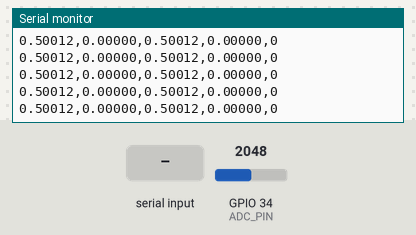
The sketch below on a simulated ESP32. On the bench: the last lines printed to the serial monitor. The test bench sets the inputs (shaded band); at power-on: GPIO 34 (ADC_PIN) = 2048 (analog values on the 0–4095 scale).

Above: at 1.2 s.
1.3 s: GPIO 34 (ADC_PIN) set to 2866
At 1.5 s:
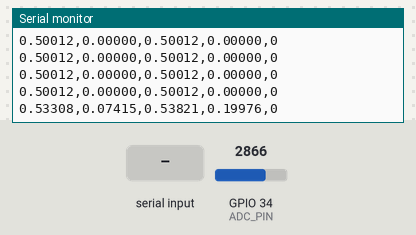
2.8 s: "1" received over Serial
At 3.29 s:
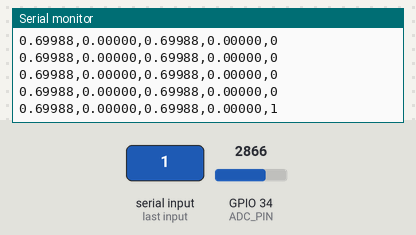
4.3 s: GPIO 34 (ADC_PIN) set to 3603
At 4.4 s:
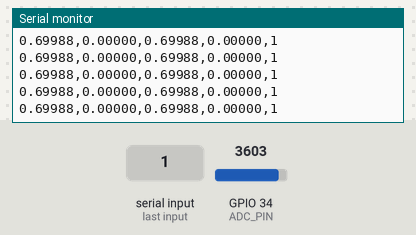
5.8 s: "0" received over Serial
At 6.4 s:
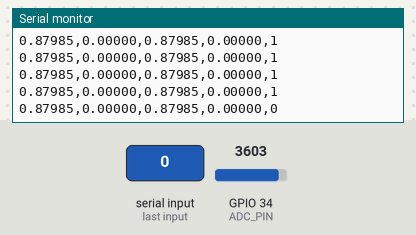
Timing chart, 0 to 8.3 s (numbered marks = the images above; inputs shaded):
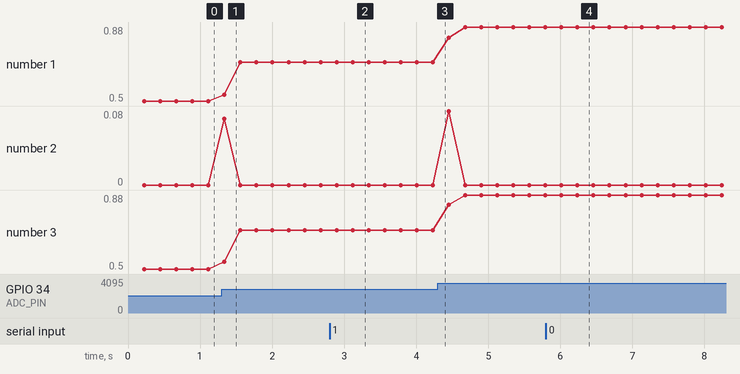

Measured:
- after the input at 1.3 s, the serial monitor: prints a new line at once (image 1)
- after the input at 2.8 s, the serial monitor: prints a new line after 0.32 s (image 2)
- after the input at 5.8 s, the serial monitor: prints a new line after 0.44 s (image 4)
- plotted number 1: 0.5 → 0.7 after the input at 1.3 s, 0.7 → 0.88 after the input at 4.3 s
- plotted number 3: 0.5 → 0.7 after the input at 1.3 s, 0.7 → 0.88 after the input at 4.3 s

The sketch:

parte2.ino
```cpp
// Guilherme Paes Camargo | RM555166
// Icaro Albuquerque | RM555131
// Murillo Santanna | RM557183
// Cicero Serafim | RM556996
// Eduardo Miguel | RM555871

#include <Arduino.h>
#include <math.h>

constexpr int ADC_PIN = 34;
constexpr int FS_HZ  = 1000;
constexpr int WIN_MS = 200;
constexpr int N = FS_HZ * WIN_MS / 1000;
static float buf[N];

inline float adc_to_unit(int raw){ return raw / 4095.0f; }

void calc_all(const float *x, int n, float &mean, float &stddev, float &rms, float &ptp){
  double sum=0.0, sumsq=0.0;
  float xmin=x[0], xmax=x[0];
  for(int i=0;i<n;++i){
    float v = x[i];
    sum += v;
    sumsq += (double)v*v;
    if(v<xmin) xmin=v;
    if(v>xmax) xmax=v;
  }
  mean = sum/n;
  stddev = sqrt(max(0.0, sumsq/n - (double)mean*mean));
  rms = sqrt(sumsq / n);
  ptp = xmax - xmin;
}

void collect_window(float *dst, int n, int fs_hz){
  const uint32_t Ts_us = 1000000UL / fs_hz;
  for(int i=0;i<n;++i){
    dst[i] = adc_to_unit(analogRead(ADC_PIN));
    delayMicroseconds(Ts_us);
  }
}

int label_current = 0;

void setup(){
  Serial.begin(115200);
  analogReadResolution(12);
  analogSetPinAttenuation(ADC_PIN, ADC_11db);
  Serial.println("mean,std,rms,ptp,label");
  Serial.println("# digite 0 ou 1 no Serial para trocar o rótulo");
}

void loop(){
  while (Serial.available()){
    char c = Serial.read();
    if (c=='0') label_current = 0;
    if (c=='1') label_current = 1;
  }

  collect_window(buf, N, FS_HZ);

  float mean, stddev, rms, ptp;
  calc_all(buf, N, mean, stddev, rms, ptp);

  Serial.print(mean,5);  Serial.print(',');
  Serial.print(stddev,5);Serial.print(',');
  Serial.print(rms,5);   Serial.print(',');
  Serial.print(ptp,5);   Serial.print(',');
  Serial.println(label_current);
}
```

model_dt.c
```cpp
// Guilherme Paes Camargo | RM555166
// Icaro Albuquerque | RM555131
// Murillo Santanna | RM557183
// Cicero Serafim | RM556996
// Eduardo Miguel | RM555871

#include <string.h>
void score(double * input, double * output) {
    double var0[2];
    if (input[0] <= 0.5596950054168701) {
        if (input[3] <= 0.07973000034689903) {
            memcpy(var0, (double[]){1.0, 0.0}, 2 * sizeof(double));
        } else {
            if (input[3] <= 0.1634950041770935) {
                if (input[0] <= 0.3059450052678585) {
                    memcpy(var0, (double[]){1.0, 0.0}, 2 * sizeof(double));
                } else {
                    memcpy(var0, (double[]){0.0, 1.0}, 2 * sizeof(double));
                }
            } else {
                memcpy(var0, (double[]){1.0, 0.0}, 2 * sizeof(double));
            }
        }
    } else {
        if (input[2] <= 0.6169399917125702) {
            memcpy(var0, (double[]){0.0, 1.0}, 2 * sizeof(double));
        } else {
            memcpy(var0, (double[]){1.0, 0.0}, 2 * sizeof(double));
        }
    }
    memcpy(output, var0, 2 * sizeof(double));
}
```

model_svm.c
```cpp
// Guilherme Paes Camargo | RM555166
// Icaro Albuquerque | RM555131
// Murillo Santanna | RM557183
// Cicero Serafim | RM556996
// Eduardo Miguel | RM555871

double score(double * input) {
    return -1.029152420306134 + (0.55916 * input[0] + 0.03755 * input[1] + 0.56042 * input[2] + 0.16728 * input[3]) * -1.0 + (0.55709 * input[0] + 0.00416 * input[1] + 0.55711 * input[2] + 0.03687 * input[3]) * -1.0 + (0.55692 * input[0] + 0.00402 * input[1] + 0.55694 * input[2] + 0.03419 * input[3]) * -1.0 + (0.2528 * input[0] + 0.04312 * input[1] + 0.25645 * input[2] + 0.22027 * input[3]) * -0.17670697470925376 + (0.55725 * input[0] + 0.00536 * input[1] + 0.55727 * input[2] + 0.04347 * input[3]) * -1.0 + (0.55743 * input[0] + 0.00422 * input[1] + 0.55745 * input[2] + 0.0381 * input[3]) * -1.0 + (0.66171 * input[0] + 0.00632 * input[1] + 0.66174 * input[2] + 0.04835 * input[3]) * -1.0 + (0.55655 * input[0] + 0.00394 * input[1] + 0.55657 * input[2] + 0.03541 * input[3]) * -1.0 + (0.41534 * input[0] + 0.04671 * input[1] + 0.41796 * input[2] + 0.18437 * input[3]) * -1.0 + (0.55685 * input[0] + 0.00404 * input[1] + 0.55686 * input[2] + 0.04151 * input[3]) * -1.0 + (0.5572 * input[0] + 0.00471 * input[1] + 0.55722 * input[2] + 0.05055 * input[3]) * -1.0 + (0.55653 * input[0] + 0.00363 * input[1] + 0.55655 * input[2] + 0.03443 * input[3]) * -0.6304295088938757 + (0.55752 * input[0] + 0.00507 * input[1] + 0.55755 * input[2] + 0.04298 * input[3]) * -1.0 + (0.55757 * input[0] + 0.00407 * input[1] + 0.55758 * input[2] + 0.03223 * input[3]) * -0.1928635163968704 + (0.55726 * input[0] + 0.00354 * input[1] + 0.55727 * input[2] + 0.03346 * input[3]) * -1.0 + (0.55708 * input[0] + 0.00402 * input[1] + 0.55709 * input[2] + 0.03468 * input[3]) * -1.0 + (0.66064 * input[0] + 0.00639 * input[1] + 0.66067 * input[2] + 0.07082 * input[3]) * -1.0 + (0.66182 * input[0] + 0.00567 * input[1] + 0.66185 * input[2] + 0.03883 * input[3]) * -1.0 + (0.55681 * input[0] + 0.00391 * input[1] + 0.55683 * input[2] + 0.03565 * input[3]) * -1.0 + (0.55662 * input[0] + 0.00429 * input[1] + 0.55663 * input[2] + 0.0381 * input[3]) * -1.0 + (0.55188 * input[0] + 0.00977 * input[1] + 0.55196 * input[2] + 0.06276 * input[3]) * -1.0 + (0.57147 * input[0] + 0.00719 * input[1] + 0.57151 * input[2] + 0.04933 * input[3]) * 1.0 + (0.52708 * input[0] + 0.01488 * input[1] + 0.52729 * input[2] + 0.08303 * input[3]) * 1.0 + (0.57135 * input[0] + 0.00746 * input[1] + 0.57139 * input[2] + 0.05665 * input[3]) * 1.0 + (0.57147 * input[0] + 0.00852 * input[1] + 0.57153 * input[2] + 0.0652 * input[3]) * 1.0 + (0.5717 * input[0] + 0.00878 * input[1] + 0.57177 * input[2] + 0.05446 * input[3]) * 1.0 + (0.57162 * input[0] + 0.00821 * input[1] + 0.57168 * input[2] + 0.0525 * input[3]) * 1.0 + (0.56023 * input[0] + 0.0107 * input[1] + 0.56033 * input[2] + 0.05763 * input[3]) * 1.0 + (0.5711 * input[0] + 0.00766 * input[1] + 0.57115 * input[2] + 0.04567 * input[3]) * 1.0 + (0.57314 * input[0] + 0.00865 * input[1] + 0.57321 * input[2] + 0.06593 * input[3]) * 1.0 + (0.57147 * input[0] + 0.00809 * input[1] + 0.57153 * input[2] + 0.05617 * input[3]) * 1.0 + (0.57203 * input[0] + 0.00835 * input[1] + 0.57209 * input[2] + 0.04371 * input[3]) * 1.0 + (0.57255 * input[0] + 0.00801 * input[1] + 0.57261 * input[2] + 0.05739 * input[3]) * 1.0 + (0.57149 * input[0] + 0.00603 * input[1] + 0.57152 * input[2] + 0.03907 * input[3]) * 1.0 + (0.57173 * input[0] + 0.00783 * input[1] + 0.57178 * input[2] + 0.04835 * input[3]) * 1.0 + (0.57187 * input[0] + 0.00769 * input[1] + 0.57192 * input[2] + 0.05372 * input[3]) * 1.0 + (0.57111 * input[0] + 0.00915 * input[1] + 0.57118 * input[2] + 0.06496 * input[3]) * 1.0 + (0.48719 * input[0] + 0.03325 * input[1] + 0.48832 * input[2] + 0.15971 * input[3]) * 1.0 + (0.57271 * input[0] + 0.00846 * input[1] + 0.57277 * input[2] + 0.06642 * input[3]) * 1.0 + (0.57209 * input[0] + 0.00773 * input[1] + 0.57214 * input[2] + 0.05885 * input[3]) * 1.0;
}
```
